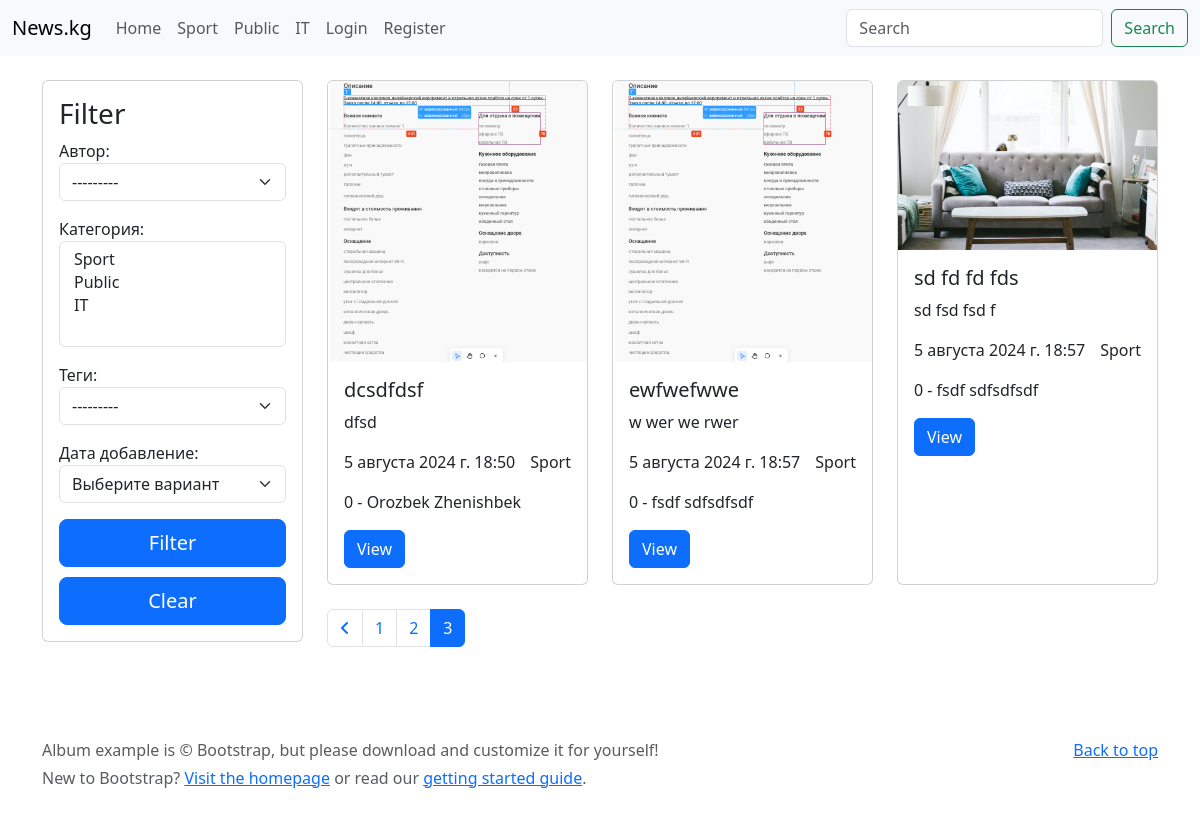
The page /news/?page=4 on the database as committed earlier.
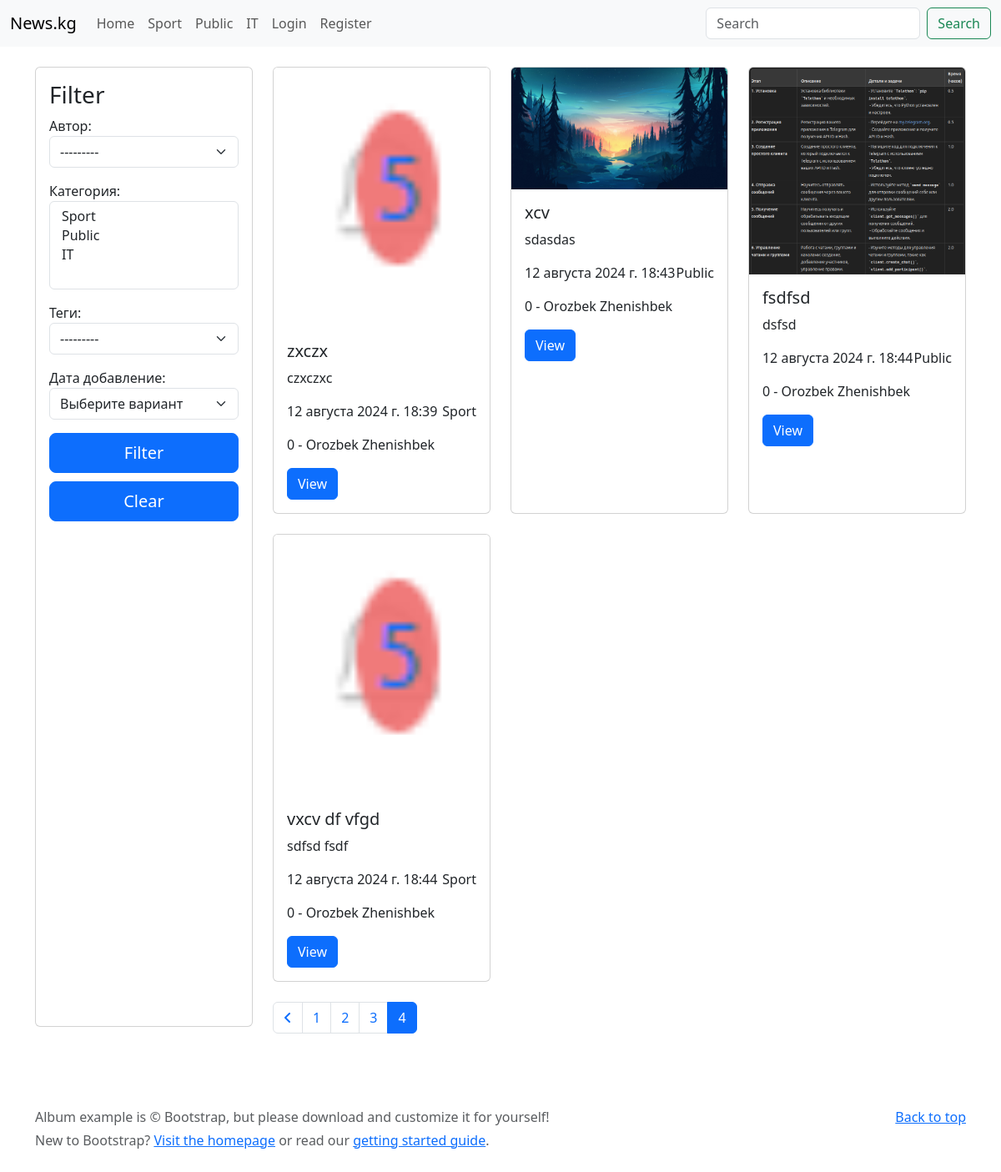
The same page on the database as committed later.
### news/models.py (models this page shows, shortened)
class Category(models.Model):
    class Meta:
        verbose_name = 'категория'
        verbose_name_plural = 'категории'
    name = models.CharField(verbose_name='название', max_length=100)
    def __str__(self):
        return f'{self.name}'

class News(models.Model):
    class Meta:
        verbose_name = 'новость'
        verbose_name_plural = 'новости'
    name = models.CharField(verbose_name='название', max_length=100, validators=[min_length_validator])
    image = models.ImageField(verbose_name='изображение', upload_to=news_image_upload_to)
    category = models.ForeignKey(
        'news.Category', on_delete=models.PROTECT, related_name='news', verbose_name='категория')
    tags = models.ManyToManyField('news.Tag', related_name='news', verbose_name='теги')
    description = models.CharField(verbose_name='описание', max_length=300)
    content = models.TextField(verbose_name='контент')
    date = models.DateTimeField(verbose_name='дата добавление', auto_now_add=True)
    views = models.IntegerField(verbose_name='просмотры', default=0, validators=[MinValueValidator(0), MaxValueValidator(100000)])
    author = models.ForeignKey('auth.User', on_delete=models.CASCADE, related_name='news', verbose_name='автор')
    is_published = models.BooleanField(verbose_name='публичность', default=True)

### news/views.py (the view)
# urls.py: path('', views.main, name='main'),
def main(request):
    news = News.objects.filter(is_published=True)
    search = request.GET.get('search')
    if search:
        news = news.filter(name__icontains=search)
    category_id = request.GET.get('category')
    if category_id:
        news = news.filter(category__id=int(category_id))
    filterset = NewsFilter(data=request.GET, queryset=news)
    news = filterset.qs
    page = int(request.GET.get('page', 1))
    page_size = int(request.GET.get('page_size', 4))
    pagin = Paginator(news, page_size)
    news = pagin.get_page(page)
    return render(request, 'index.html', {'news': news, 'filterset': filterset,})

### news/models.py (called while the page is built)
    def __str__(self):
        return f'{self.name}'

### news/templatetags/custom_tags.py (called while the page is built)
@register.simple_tag()
def get_categories():
    return Category.objects.all()

### templates/index.html (shortened to what this page needs)
{% extends 'base.html' %}
{% load static %}
{% block content %}
<div class="row">
    <div class="col-12 col-md-4 col-lg-3 mb-4">
        <div class="card h-100">
            <div class="card-body">
                <h3>Filter</h3>
                {% include 'components/news_filter.html' %}
            </div>
        </div>
    </div>
    <div class="col-12 col-md-8 col-lg-9">
        <div class="row">
            {% for item in news %}
                <div class="col-lg-4 col-md-6 col-12 mb-4">
                    <div class="card h-100">
                        <img src="{{ item.image.url }}" class="card-img-top" alt="...">
                        <div class="card-body">
                        <h5 class="card-title">{{ item.name }}</h5>
                        <p class="card-text">{{ item.description }}</p>
                        <p  class="d-flex justify-content-between">
                            <span>{{ item.date }}</span>
                            <span>{{ item.category.name }}</span>
                        </p>
                        <p>
                            {{ item.views }} - {{ item.author.first_name }} {{ item.author.last_name }}
                        </p>
                        <a href="{% url 'detail_news' id=item.id %}" class="btn btn-primary">View</a>
                        </div>
                    </div>
                </div>
            {% endfor %}
        </div>
        {% if news.has_previous or news.has_next %}
            <nav>
                <ul class="pagination">
                    {% if news.has_previous %}
                        <li class="page-item">
                            <a class="page-link" href="?page={{ news.previous_page_number }}">
                                <i class="fa-solid fa-angle-left"></i>
                            </a>
                        </li>
                    {% endif %}
                    {% for i in news.paginator.page_range %}
                        {% if news.number == i %}
                            <li class="page-item active">
                                <span class="page-link">{{ i }}</span>
                            </li>
                        {% else %}
                            <li class="page-item">
                                <a class="page-link" href="?page={{ i }}">{{ i }}</a>
                            </li>
                        {% endif %}
                    {% endfor %}
                </ul>
            </nav>
        {% endif %}
    </div>
</div>
{% endblock content %}

### templates/components/nav_categories.html
{% load custom_tags %}
{% get_categories as categories %}
{% for category in categories %}
    <li class="nav-item">
        <a class="nav-link" href="{% url 'main' %}?category={{ category.id }}">{{ category.name }}</a>
    </li>
{% endfor %}

Rows that differ between the two databases and show on the page:
no longer on this page (row unchanged): News: image (picture), name "dcsdfdsf", description "dfsd", date "5 августа 2024 г. 18:50", category.name "Sport", views "0", author.first_name "Orozbek", author.last_name "Zhenishbek"
no longer on this page (row unchanged): News: image (picture), name "ewfwefwwe", description "w wer we rwer", date "5 августа 2024 г. 18:57", category.name "Sport", views "0", author.first_name "fsdf", author.last_name "sdfsdfsdf"
no longer on this page (row unchanged): News: image (picture), name "sd fd fd fds", description "sd fsd fsd f", date "5 августа 2024 г. 18:57", category.name "Sport", views "0", author.first_name "fsdf", author.last_name "sdfsdfsdf"
added News: image (picture), name "zxczx", description "czxczxc", date "12 августа 2024 г. 18:39", category.name "Sport", views "0", author.first_name "Orozbek", author.last_name "Zhenishbek"
added News: image (picture), name "xcv", description "sdasdas", date "12 августа 2024 г. 18:43", category.name "Public", views "0", author.first_name "Orozbek", author.last_name "Zhenishbek"
added News: image (picture), name "fsdfsd", description "dsfsd", date "12 августа 2024 г. 18:44", category.name "Public", views "0", author.first_name "Orozbek", author.last_name "Zhenishbek"
added News: image (picture), name "vxcv df vfgd", description "sdfsd fsdf", date "12 августа 2024 г. 18:44", category.name "Sport", views "0", author.first_name "Orozbek", author.last_name "Zhenishbek"
Other text that changed with them:
list line gone: "3"
new list line: "3"
new list line: "4"
